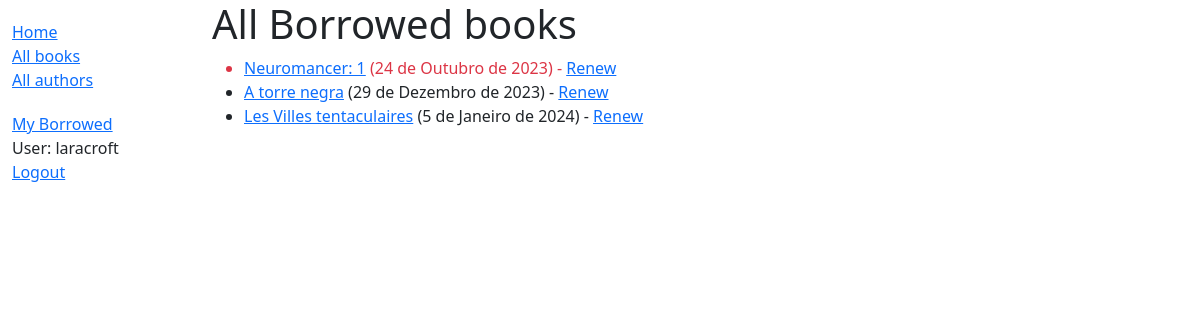
Screenshot of /catalog/borrowed/ (signed in) with the database file from the repository.
### catalog/models.py (models this page shows, shortened)
class BookInstance(models.Model):
    id = models.UUIDField(primary_key=True, default=uuid.uuid4,
                          help_text="Unique ID for this particular book across whole library")
    book = models.ForeignKey(Book, on_delete=models.RESTRICT, null=True)
    imprint = models.CharField(max_length=200)
    due_back = models.DateField(null=True, blank=True)
    LOAN_STATUS = (
        ('m', 'Maintenance'),
        ('o', 'On loan'),
        ('a', 'Available'),
        ('r', 'Reserved'),
    )
    status = models.CharField(
        max_length=1,
        choices=LOAN_STATUS,
        blank=True,
        default='m',
        help_text='Book availability',
    )
    borrower = models.ForeignKey(User, on_delete=models.SET_NULL, null=True, blank=True)
    @property
    def is_overdue(self):
        return bool(self.due_back and date.today() > self.due_back)
    class Meta:
        ordering = ['due_back']
        permissions = (("can_mark_returned", "Set book as returned"),)

class Book(models.Model):
    title = models.CharField(max_length=200)
    author = models.ForeignKey(Author, on_delete=models.RESTRICT, null=True)
    summary = models.TextField(
        max_length=1000, help_text="Enter a brief description of the book")
    isbn = models.CharField('ISBN', max_length=13,
                            unique=True,
                            help_text='13 Character <a href="https://www.isbn-international.org/content/what-isbn'
                                      '">ISBN number</a>')
    genre = models.ManyToManyField(
        Genre, help_text="Select a genre for this book")
    language = models.ForeignKey(
        'Language', on_delete=models.SET_NULL, null=True)
    def display_genre(self):
        """Create a string for the Genre. This is required to display genre in Admin."""
        return ', '.join(genre.name for genre in self.genre.all()[:3])
    display_genre.short_description = 'Gênero'

### catalog/views.py (the view)
# urls.py: path('borrowed/', views.LoanedBooksByUserLibrariansListView.as_view(), name='all-borrowed')
class LoanedBooksByUserLibrariansListView(PermissionRequiredMixin, generic.ListView):
    model = BookInstance
    template_name = 'catalog/all-borrowed.html'
    permission_required = 'catalog.can_mark_returned'
    def get_queryset(self):
        return (
            BookInstance.objects.all()
            .filter(status__exact='o')
            .order_by('due_back')
        )

### catalog/templates/catalog/all-borrowed.html
{% extends "base_generic.html" %}
{% block content %}
    <h1>All Borrowed books</h1>
    {% if bookinstance_list %}
    <ul>
      {% for bookinst in bookinstance_list %}
      <li class="{% if bookinst.is_overdue %}text-danger{% endif %}">
        <a href="{% url 'book-detail' bookinst.book.pk %}">{{ bookinst.book.title }}</a>
        ({{ bookinst.due_back }}) {% if user.is_staff %}- {{ bookinst.borrower }}{% endif %}
        {% if perms.catalog.can_mark_returned %}- <a href="{% url 'renew-book-librarian' bookinst.id %}">Renew</a>{% endif %}
      </li>
      {% endfor %}
    </ul>
    {% else %}
      <p>There are no books borrowed.</p>
    {% endif %}
{% endblock %}

### catalog/templates/base_generic.html (shortened to what this page needs)
<!DOCTYPE html>
<html lang="en">
  <head>
    <link href="https://cdn.jsdelivr.net/npm/bootstrap@5.3.2/dist/css/bootstrap.min.css"
      rel="stylesheet"
>
    {% load static %}
    <link rel="stylesheet" href="{% static 'css/styles.css' %}" />
  </head>
  <body>
    <div class="container-fluid">
      <div class="row">
        <div class="col-sm-2">
          {% block sidebar %}
          <ul class="sidebar-nav">
            <li><a href="{% url 'index' %}">Home</a></li>
            <li><a href="{% url 'books' %}">All books</a></li>
            <li><a href="{% url 'authors' %}">All authors</a></li>
          </ul>
          <ul class="sidebar-nav">
            <li><a href="{% url 'my-borrowed' %}">My Borrowed</a></li>
          {% if user.is_authenticated %}
            <li>User: {{ user.get_username }}</li>
            <li><a href="{% url 'logout' %}?next={{ request.path }}">Logout</a></li>
          {% else %}
            <li><a href="{% url 'login' %}?next={{ request.path }}">Login</a></li>
          {% endif %}
            </ul>
          {% endblock %}
        </div>
        <div class="col-sm-10 ">{% block content %}{% endblock %}
      </div>
      </div>
    </div>
  </body>
</html>

### catalog/static/css/styles.css (style rules this page uses)
.sidebar-nav { margin-top: 20px; padding: 0; list-style: none; }

### rows the page displays
BookInstance: book "Neuromancer: 1", due_back "24 de Outubro de 2023"
BookInstance: book "A torre negra", due_back "29 de Dezembro de 2023"
BookInstance: book "Les Villes tentaculaires", due_back "5 de Janeiro de 2024"

### other values shown
{{ user.get_username }} "laracroft"
